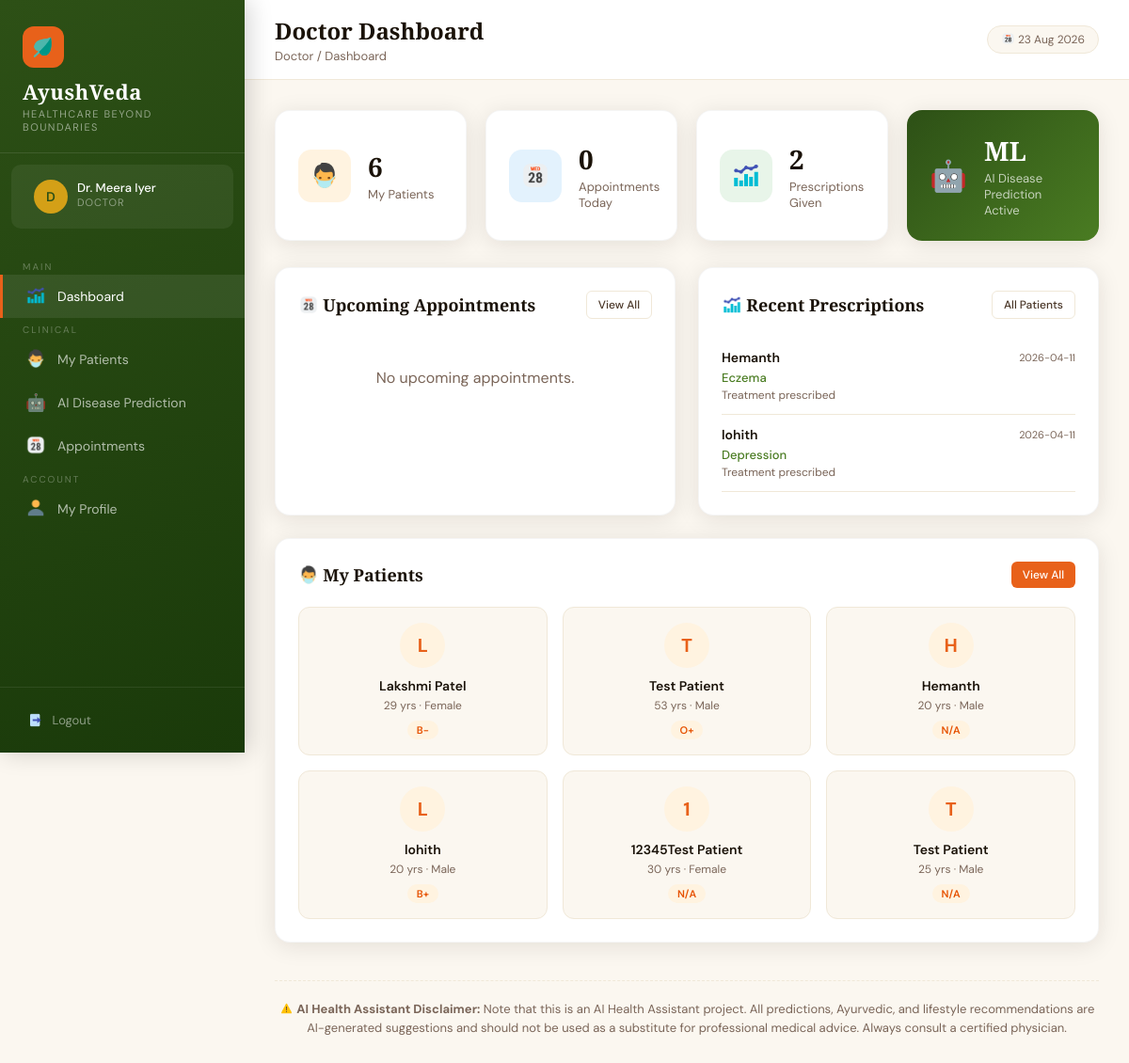
/doctor/dashboard (signed in), run on the app's committed database.
### tables this page shows
CREATE TABLE prescriptions (
            id INTEGER PRIMARY KEY AUTOINCREMENT,
            patient_id INTEGER,
            doctor_id INTEGER,
            symptoms TEXT,
            predicted_disease TEXT,
            medicines TEXT,
            dosage TEXT,
            duration TEXT,
            suggestions TEXT,
            diet_advice TEXT,
            created_at TIMESTAMP DEFAULT CURRENT_TIMESTAMP,
            FOREIGN KEY (patient_id) REFERENCES patients(id),
            FOREIGN KEY (doctor_id) REFERENCES doctors(id)
        );

CREATE TABLE patients (
            id INTEGER PRIMARY KEY AUTOINCREMENT,
            name TEXT NOT NULL,
            email TEXT UNIQUE NOT NULL,
            password TEXT NOT NULL,
            phone TEXT,
            age INTEGER,
            gender TEXT,
            blood_group TEXT,
            address TEXT,
            doctor_id INTEGER,
            created_at TIMESTAMP DEFAULT CURRENT_TIMESTAMP, preexisting_conditions TEXT, allergies TEXT, triage_raw_text TEXT, triage_symptoms TEXT, latitude REAL, longitude REAL, location_updated_at TIMESTAMP, share_location INTEGER DEFAULT 0,
            FOREIGN KEY (doctor_id) REFERENCES doctors(id)
        );

### app.py (the view)
@app.route('/doctor/dashboard')
@login_required('doctor')
def doctor_dashboard():
    conn = get_db()
    doc_id = session['user_id']
    patients = conn.execute("SELECT * FROM patients WHERE doctor_id=?", (doc_id,)).fetchall()
    appointments = conn.execute(
        "SELECT a.*, p.name as patient_name FROM appointments a JOIN patients p ON a.patient_id=p.id WHERE a.doctor_id=? AND a.status='Scheduled' ORDER BY a.appointment_date ASC LIMIT 5",
        (doc_id,)
    ).fetchall()
    recent_prescriptions = conn.execute(
        "SELECT pr.*, p.name as patient_name FROM prescriptions pr JOIN patients p ON pr.patient_id=p.id WHERE pr.doctor_id=? ORDER BY pr.created_at DESC LIMIT 5",
        (doc_id,)
    ).fetchall()
    stats = {
        'patients': len(patients),
        'appointments': conn.execute("SELECT COUNT(*) as c FROM appointments WHERE doctor_id=? AND status='Scheduled'", (doc_id,)).fetchone()['c'],
        'prescriptions': conn.execute("SELECT COUNT(*) as c FROM prescriptions WHERE doctor_id=?", (doc_id,)).fetchone()['c'],
    }
    conn.close()
    return render_template('doctor/dashboard.html', stats=stats, patients=patients, appointments=appointments, recent_prescriptions=recent_prescriptions)

### app.py (called while the page is built)
@app.context_processor
def inject_now():
    return {'now': datetime.now().strftime('%d %b %Y')}

def get_db():
    conn = sqlite3.connect(DB_PATH)
    conn.row_factory = sqlite3.Row
    return conn

def login_required(role):
    def decorator(f):
        @wraps(f)
        def wrapper(*args, **kwargs):
            if session.get('role') != role:
                flash('Please login to continue.', 'error')
                return redirect(url_for(f'{role}_login'))
            return f(*args, **kwargs)
        return wrapper
    return decorator

### templates/doctor/dashboard.html (shortened to what this page needs)
{% extends 'base.html' %}
{% block page_title %}Doctor Dashboard{% endblock %}
{% block breadcrumb %}Doctor / Dashboard{% endblock %}
{% block nav %}
<span class="nav-section-label">Main</span>
<a href="/doctor/dashboard" class="nav-link active"><span class="icon"><img src="/static/images/dashboard_icon.png" style="height:1.2em;width:1.2em;vertical-align:-0.2em;"></span> Dashboard</a>
<span class="nav-section-label">Clinical</span>
<a href="/doctor/patients" class="nav-link"><span class="icon"><img src="/static/images/patients_icon.png" style="height:1.2em;width:1.2em;vertical-align:-0.2em;"></span> My Patients</a>
<a href="/doctor/predict" class="nav-link"><span class="icon">🤖</span> AI Disease Prediction</a>
<a href="/doctor/appointments" class="nav-link"><span class="icon"><img src="/static/images/appointments_icon.png" style="height:1.2em;width:1.2em;vertical-align:-0.2em;"></span> Appointments</a>
<span class="nav-section-label">Account</span>
<a href="/doctor/profile" class="nav-link"><span class="icon"><img src="/static/images/profile_icon.png" style="height:1.2em;width:1.2em;vertical-align:-0.2em;"></span> My Profile</a>
{% endblock %}
{% block content %}
<div class="stats-grid">
    <div class="stat-card">
        <div class="stat-icon orange"><img src="/static/images/patients_icon.png" style="height:1.2em;width:1.2em;vertical-align:-0.2em;"></div>
        <div>
            <div class="stat-value">{{ stats.patients }}</div>
            <div class="stat-label">My Patients</div>
        </div>
    </div>
    <div class="stat-card">
        <div class="stat-icon blue"><img src="/static/images/appointments_icon.png" style="height:1.2em;width:1.2em;vertical-align:-0.2em;"></div>
        <div>
            <div class="stat-value">{{ stats.appointments }}</div>
            <div class="stat-label">Appointments Today</div>
        </div>
    </div>
    <div class="stat-card">
        <div class="stat-icon green"><img src="/static/images/dashboard_icon.png" style="height:1.2em;width:1.2em;vertical-align:-0.2em;"></div>
        <div>
            <div class="stat-value">{{ stats.prescriptions }}</div>
            <div class="stat-label">Prescriptions Given</div>
        </div>
    </div>
    <div class="stat-card" style="background:linear-gradient(135deg,#2D5016,#4A7C22);border:none">
        <div style="font-size:32px">🤖</div>
        <div>
            <div class="stat-value" style="color:#fff">ML</div>
            <div class="stat-label" style="color:rgba(255,255,255,0.7)">AI Disease Prediction Active</div>
        </div>
    </div>
</div>
<div style="display:grid;grid-template-columns:1fr 1fr;gap:24px">
    <div class="card">
        <div class="card-header">
            <h3 class="card-title"><img src="/static/images/appointments_icon.png" style="height:1.2em;width:1.2em;vertical-align:-0.2em;"> Upcoming Appointments</h3>
            <a href="/doctor/appointments" class="btn btn-outline btn-sm">View All</a>
        </div>
        {% if appointments %}
        {% for a in appointments %}
        <div style="display:flex;align-items:center;gap:14px;padding:12px 0;border-bottom:1px solid #F0E8D8">
            <div style="width:46px;height:46px;background:#FFF3E0;border-radius:10px;display:flex;flex-direction:column;align-items:center;justify-content:center;flex-shrink:0">
                <span style="font-size:14px;font-weight:700;color:#E8611A">{{ a.appointment_date[-2:] }}</span>
                <span style="font-size:10px;color:#7A6558">{{ a.appointment_date[5:7] }}/{{ a.appointment_date[:4] }}</span>
            </div>
            <div>
                <div style="font-weight:600;font-size:14px">{{ a.patient_name }}</div>
                <div style="font-size:12px;color:#7A6558">🕐 {{ a.appointment_time }} · {{ a.reason[:40] }}{% if a.reason|length > 40 %}...{% endif %}</div>
            </div>
        </div>
        {% endfor %}
        {% else %}
        <div style="text-align:center;padding:32px;color:#7A6558">No upcoming appointments.</div>
        {% endif %}
    </div>
    <div class="card">
        <div class="card-header">
            <h3 class="card-title"><img src="/static/images/dashboard_icon.png" style="height:1.2em;width:1.2em;vertical-align:-0.2em;"> Recent Prescriptions</h3>
            <a href="/doctor/patients" class="btn btn-outline btn-sm">All Patients</a>
        </div>
        {% if recent_prescriptions %}
        {% for pr in recent_prescriptions %}
        <div style="padding:12px 0;border-bottom:1px solid #F0E8D8">
            <div style="display:flex;justify-content:space-between;align-items:center;margin-bottom:4px">
                <span style="font-weight:600;font-size:14px">{{ pr.patient_name }}</span>
                <span style="font-size:11px;color:#7A6558">{{ pr.created_at[:10] }}</span>
            </div>
            <div style="font-size:13px;color:#4A7C22;font-weight:500">{{ pr.predicted_disease }}</div>
            <div style="font-size:12px;color:#7A6558;margin-top:2px">{{ pr.medicines[:60] }}{% if pr.medicines|length > 60 %}...{% endif %}</div>
        </div>
        {% endfor %}
        {% else %}
        <div style="text-align:center;padding:32px;color:#7A6558">No prescriptions yet.</div>
        {% endif %}
    </div>
    <div class="card" style="grid-column:1/-1">
        <div class="card-header">
            <h3 class="card-title"><img src="/static/images/patients_icon.png" style="height:1.2em;width:1.2em;vertical-align:-0.2em;"> My Patients</h3>
            <a href="/doctor/patients" class="btn btn-primary btn-sm">View All</a>
        </div>
        <div style="display:grid;grid-template-columns:repeat(auto-fill,minmax(200px,1fr));gap:16px">
            {% for p in patients[:8] %}
            <a href="/doctor/patients/{{ p.id }}" style="text-decoration:none">
                <div style="border:1px solid #F0E8D8;border-radius:12px;padding:16px;text-align:center;transition:all 0.2s;background:#FBF7F0" onmouseover="this.style.borderColor='#E8611A';this.style.background='#FFF3E0'" onmouseout="this.style.borderColor='#F0E8D8';this.style.background='#FBF7F0'">
                    <div style="width:48px;height:48px;background:#FFF3E0;border-radius:50%;display:flex;align-items:center;justify-content:center;font-size:20px;font-weight:700;color:#E8611A;margin:0 auto 10px">
                        {{ p.name[0].upper() }}
                    </div>
                    <div style="font-weight:600;font-size:14px;color:#1A1208">{{ p.name }}</div>
                    <div style="font-size:12px;color:#7A6558;margin-top:4px">{{ p.age or 'N/A' }} yrs · {{ p.gender or 'N/A' }}</div>
                    <span class="badge badge-orange" style="margin-top:8px">{{ p.blood_group or 'N/A' }}</span>
                </div>
            </a>
            {% else %}
            <div style="grid-column:1/-1;text-align:center;padding:32px;color:#7A6558">No patients assigned yet.</div>
            {% endfor %}
        </div>
    </div>
</div>
{% endblock %}

### templates/base.html (style rules this page uses)
:root { --saffron: #E8611A; --saffron-light: #F4874B; --turmeric: #D4A017; --forest: #2D5016; --forest-mid: #4A7C22; --forest-light: #7AB648; --cream: #FBF7F0; --cream-dark: #F0E8D8; --earth: #6B4226; --earth-light: #9B6B42; --text-dark: #1A1208; --text-mid: #4A3728; --text-light: #7A6558; --white: #FFFFFF; --sidebar-w: 260px; --shadow: 0 4px 24px rgba(26, 18, 8, 0.10); --shadow-lg: 0 12px 48px rgba(26, 18, 8, 0.16); }
* { box-sizing: border-box; margin: 0; padding: 0; }
body { font-family: 'DM Sans', sans-serif; background: var(--cream); color: var(--text-dark); min-height: 100vh; }
h1, h2, h3, h4 { font-family: 'Cormorant Garamond', serif; }
.nav-section-label { color: rgba(255, 255, 255, 0.3); font-size: 10px; text-transform: uppercase; letter-spacing: 2px; padding: 12px 24px 6px; font-family: 'DM Sans', sans-serif; }
.nav-link { display: flex; align-items: center; gap: 12px; padding: 11px 24px; color: rgba(255, 255, 255, 0.65); text-decoration: none; font-size: 14px; transition: all 0.2s; border-left: 3px solid transparent; position: relative; }
.nav-link:hover, .nav-link.active { color: #fff; background: rgba(255, 255, 255, 0.08); border-left-color: var(--saffron); }
.nav-link .icon { font-size: 18px; width: 22px; text-align: center; }
.card { background: var(--white); border-radius: 16px; padding: 24px; box-shadow: var(--shadow); border: 1px solid rgba(0, 0, 0, 0.04); }
.card-header { display: flex; align-items: center; justify-content: space-between; margin-bottom: 20px; }
.card-title { font-size: 18px; color: var(--text-dark); font-weight: 600; }
.stats-grid { display: grid; grid-template-columns: repeat(auto-fit, minmax(200px, 1fr)); gap: 20px; margin-bottom: 28px; }
.stat-card { background: var(--white); border-radius: 16px; padding: 24px; box-shadow: var(--shadow); border: 1px solid rgba(0, 0, 0, 0.04); display: flex; align-items: center; gap: 18px; transition: transform 0.2s; }
.stat-icon { width: 56px; height: 56px; border-radius: 14px; display: flex; align-items: center; justify-content: center; font-size: 26px; flex-shrink: 0; }
.stat-icon.green { background: #E8F5E9; }
.stat-icon.orange { background: #FFF3E0; }
.stat-icon.blue { background: #E3F2FD; }
.stat-value { font-size: 28px; font-weight: 700; color: var(--text-dark); font-family: 'Cormorant Garamond', serif; }
.stat-label { font-size: 13px; color: var(--text-light); margin-top: 2px; }
.btn { display: inline-flex; align-items: center; gap: 8px; padding: 10px 20px; border-radius: 8px; font-size: 14px; font-weight: 500; cursor: pointer; text-decoration: none; border: none; transition: all 0.2s; font-family: 'DM Sans', sans-serif; }
.btn-primary { background: var(--saffron); color: #fff; }
.btn-outline { background: transparent; border: 1.5px solid var(--cream-dark); color: var(--text-mid); }
.btn-sm { padding: 6px 12px; font-size: 12px; border-radius: 6px; }
.badge { display: inline-block; padding: 3px 10px; border-radius: 20px; font-size: 11px; font-weight: 600; }
.badge-orange { background: #FFF3E0; color: #E65100; }

### data on the page
prescriptions: patient_name "Hemanth", created_at "2026-04-11", predicted_disease "Eczema", medicines "Treatment prescribed"
prescriptions: patient_name "lohith", created_at "2026-04-11", predicted_disease "Depression", medicines "Treatment prescribed"
patients: name "L", name "Lakshmi Patel", age "29", gender "Female", blood_group "B-"
patients: name "T", name "Test Patient", age "53", gender "Male", blood_group "O+"
patients: name "H", name "Hemanth", age "20", gender "Male", blood_group "N/A"
patients: name "L", name "lohith", age "20", gender "Male", blood_group "B+"
patients: name "1", name "12345Test Patient", age "30", gender "Female", blood_group "N/A"
patients: name "T", name "Test Patient", age "25", gender "Male", blood_group "N/A"

### other printed values
{{ session.user_name[0].upper() }} "D"
{{ session.user_name }} "Dr. Meera Iyer"
{{ session.role|capitalize }} "DOCTOR"
{{ stats.patients }} "6"
{{ stats.appointments }} "0"
{{ stats.prescriptions }} "2"
